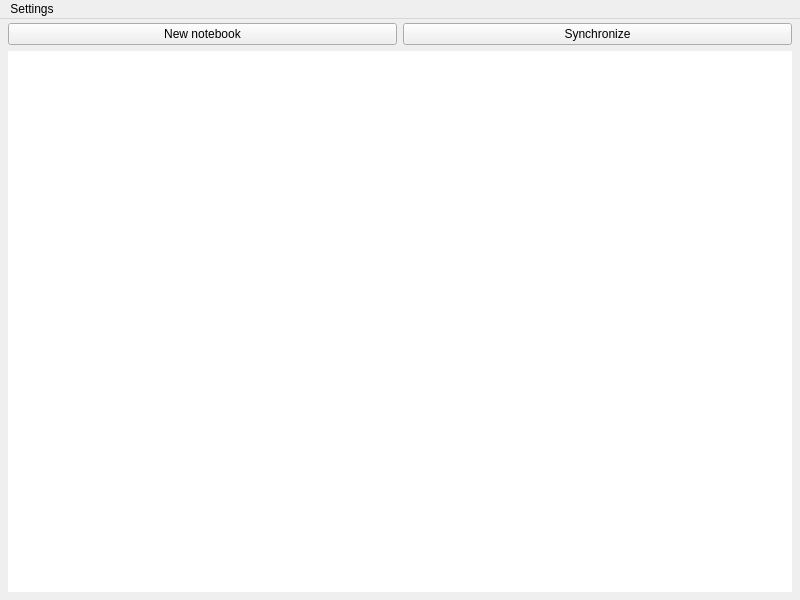
<?xml version="1.0" encoding="UTF-8"?>
<ui version="4.0">
 <class>QvernoteClass</class>
 <widget class="QMainWindow" name="QvernoteClass">
  <property name="geometry">
   <rect>
    <x>0</x>
    <y>0</y>
    <width>800</width>
    <height>600</height>
   </rect>
  </property>
  <property name="windowTitle">
   <string>Qvernote</string>
  </property>
  <widget class="QWidget" name="centralwidget">
   <layout class="QGridLayout" name="gridLayout">
    <property name="leftMargin">
     <number>8</number>
    </property>
    <property name="topMargin">
     <number>4</number>
    </property>
    <property name="rightMargin">
     <number>8</number>
    </property>
    <property name="bottomMargin">
     <number>8</number>
    </property>
    <item row="0" column="0">
     <widget class="QScrollArea" name="scrollArea">
      <property name="frameShape">
       <enum>QFrame::NoFrame</enum>
      </property>
      <property name="horizontalScrollBarPolicy">
       <enum>Qt::ScrollBarAlwaysOff</enum>
      </property>
      <property name="widgetResizable">
       <bool>true</bool>
      </property>
      <widget class="QWidget" name="scrollAreaWidgetContents">
       <property name="geometry">
        <rect>
         <x>0</x>
         <y>0</y>
         <width>784</width>
         <height>563</height>
        </rect>
       </property>
       <layout class="QGridLayout" name="gridLayout_2">
        <property name="margin">
         <number>0</number>
        </property>
        <item row="1" column="0">
         <widget class="QPushButton" name="pbNewNotebook">
          <property name="text">
           <string>New notebook</string>
          </property>
          <property name="icon">
           <iconset resource="Resources/Icons.qrc">
            <normaloff>:/IconAdd/general_add.png</normaloff>:/IconAdd/general_add.png</iconset>
          </property>
         </widget>
        </item>
        <item row="2" column="0" colspan="2">
         <widget class="QNonScrollableListWidget" name="lvNotebookList">
          <property name="frameShape">
           <enum>QFrame::NoFrame</enum>
          </property>
          <property name="verticalScrollBarPolicy">
           <enum>Qt::ScrollBarAlwaysOff</enum>
          </property>
          <property name="horizontalScrollBarPolicy">
           <enum>Qt::ScrollBarAlwaysOff</enum>
          </property>
          <property name="autoScroll">
           <bool>false</bool>
          </property>
         </widget>
        </item>
        <item row="1" column="1">
         <widget class="QPushButton" name="pbSync">
          <property name="text">
           <string>Synchronize</string>
          </property>
          <property name="icon">
           <iconset resource="Resources/Icons.qrc">
            <normaloff>:/IconAdd/general_refresh.png</normaloff>:/IconAdd/general_refresh.png</iconset>
          </property>
         </widget>
        </item>
       </layout>
      </widget>
     </widget>
    </item>
   </layout>
  </widget>
  <widget class="QMenuBar" name="menubar">
   <property name="geometry">
    <rect>
     <x>0</x>
     <y>0</y>
     <width>800</width>
     <height>25</height>
    </rect>
   </property>
   <widget class="QMenu" name="menuSettings">
    <property name="title">
     <string>Settings</string>
    </property>
    <addaction name="actionSearch"/>
    <addaction name="actionDelete"/>
    <addaction name="actionAbout"/>
    <addaction name="actionTrash"/>
    <addaction name="actionOptions"/>
    <addaction name="actionFavorites"/>
   </widget>
   <addaction name="menuSettings"/>
  </widget>
  <action name="actionUse_SSL">
   <property name="checkable">
    <bool>true</bool>
   </property>
   <property name="text">
    <string>Use SSL</string>
   </property>
  </action>
  <action name="actionAccount">
   <property name="text">
    <string>Login</string>
   </property>
  </action>
  <action name="actionAutomatic">
   <property name="checkable">
    <bool>true</bool>
   </property>
   <property name="text">
    <string>Automatic</string>
   </property>
  </action>
  <action name="actionPortrait">
   <property name="checkable">
    <bool>true</bool>
   </property>
   <property name="text">
    <string>Portrait</string>
   </property>
  </action>
  <action name="actionLandscape">
   <property name="checkable">
    <bool>true</bool>
   </property>
   <property name="text">
    <string>Landscape</string>
   </property>
  </action>
  <action name="actionSearch">
   <property name="text">
    <string>Search</string>
   </property>
  </action>
  <action name="actionReload">
   <property name="text">
    <string>Reload</string>
   </property>
  </action>
  <action name="actionDelete">
   <property name="text">
    <string>Delete notebooks</string>
   </property>
  </action>
  <action name="actionManage_tags">
   <property name="text">
    <string>Manage tags</string>
   </property>
  </action>
  <action name="actionAbout">
   <property name="text">
    <string>About</string>
   </property>
  </action>
  <action name="actionTrash">
   <property name="text">
    <string>Trash</string>
   </property>
  </action>
  <action name="actionOnline">
   <property name="checkable">
    <bool>true</bool>
   </property>
   <property name="checked">
    <bool>true</bool>
   </property>
   <property name="text">
    <string>Online</string>
   </property>
  </action>
  <action name="actionOptions">
   <property name="text">
    <string>Settings</string>
   </property>
  </action>
  <action name="actionFavorites">
   <property name="text">
    <string>Favorites</string>
   </property>
  </action>
 </widget>
 <customwidgets>
  <customwidget>
   <class>QNonScrollableListWidget</class>
   <extends>QListWidget</extends>
   <header>QNonScrollableListWidget.h</header>
  </customwidget>
 </customwidgets>
 <resources>
  <include location="Resources/Icons.qrc"/>
 </resources>
 <connections/>
</ui>
